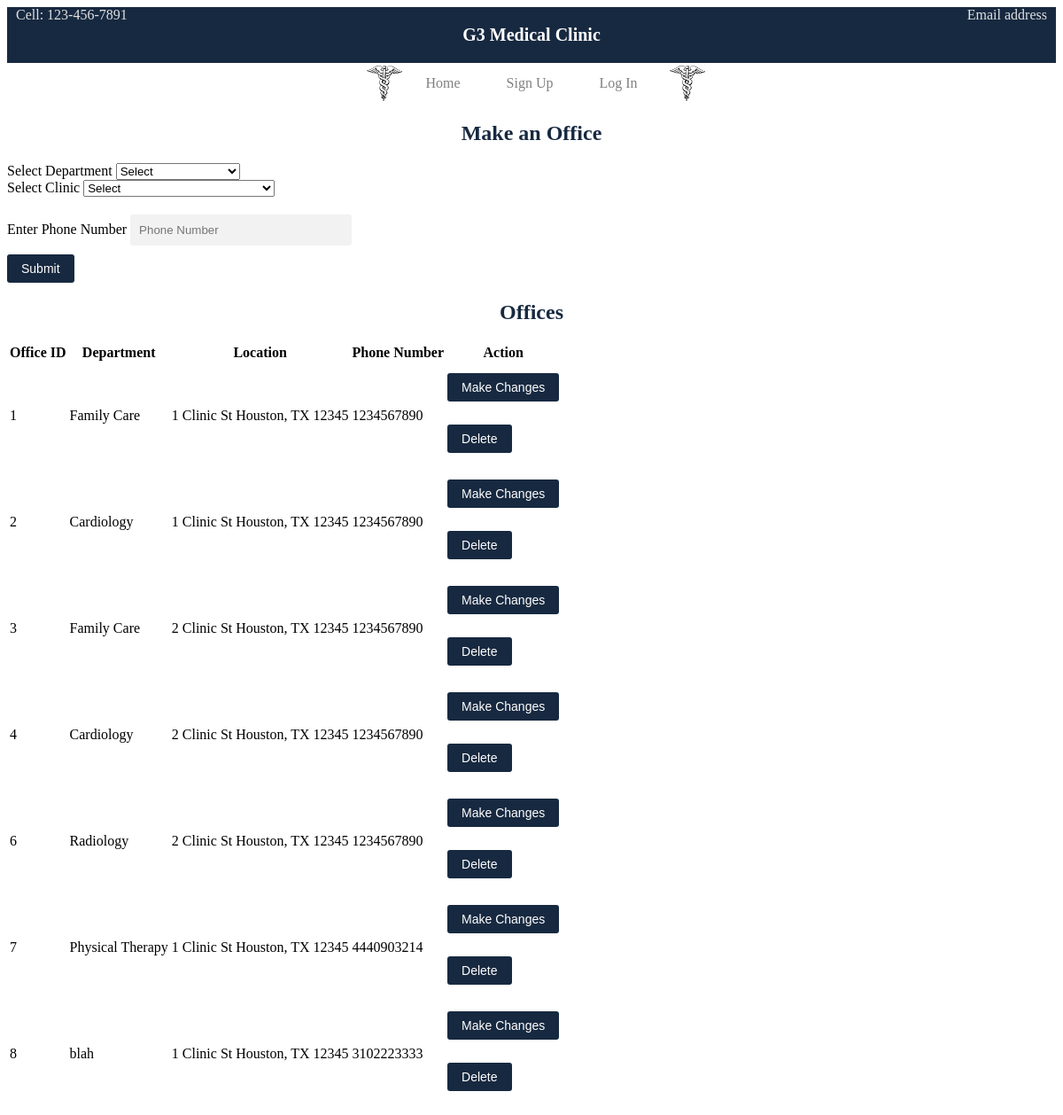
Screenshot of /office.php with the database file from the repository.
### tables this page shows
CREATE TABLE `Office` (
  `office_ID` int(11) NOT NULL,
  `dep_number` int(11) DEFAULT NULL,
  `address_ID` int(11) NOT NULL,
  `phone_number` varchar(20) NOT NULL,
  `deleted_flag` tinyint(1) NOT NULL DEFAULT 0
);

CREATE TABLE `Department` (
  `department_number` int(11) NOT NULL,
  `dep_name` varchar(45) NOT NULL,
  `deleted_flag` tinyint(1) NOT NULL DEFAULT 0
);

CREATE TABLE `Address` (
  `address_ID` int(11) NOT NULL,
  `street_address` varchar(45) NOT NULL,
  `apt_num` varchar(20) DEFAULT NULL,
  `city` varchar(20) NOT NULL,
  `state` varchar(20) NOT NULL,
  `zip_code` varchar(20) NOT NULL,
  `office_add` tinyint(1) NOT NULL DEFAULT 0,
  `deleted_flag` tinyint(1) NOT NULL DEFAULT 0
);

### includes/functions.inc.php (called while the page is built, shortened)
<?php
function viewOffices($conn) {
  $sql = "SELECT * FROM Office WHERE deleted_flag = false";
  $stmt = mysqli_stmt_init($conn);
  if (!mysqli_stmt_prepare($stmt, $sql)) {
    header("location: ../dept.php?error=viewstmtfailed");
    exit();
  }
  mysqli_stmt_execute($stmt);
  $result = mysqli_stmt_get_result($stmt);
  return $result;
}
function getDepartmentName($conn, $deptNum) {
  $sql = "SELECT dep_name FROM Department WHERE department_number = ? AND deleted_flag = false;";
  $stmt = mysqli_stmt_init($conn);
  if (!mysqli_stmt_prepare($stmt, $sql)) {
    header("location: ../dept.php?error=viewstmtfailed");
    exit();
  }
  mysqli_stmt_bind_param($stmt, "i", $deptNum);
  mysqli_stmt_execute($stmt);
  $result = mysqli_stmt_get_result($stmt);
  return $result;
}
function getAddress($conn, $addID) {
  $sql = "SELECT * FROM Address WHERE address_ID = ? AND deleted_flag = false;";
  $stmt = mysqli_stmt_init($conn);
  if (!mysqli_stmt_prepare($stmt, $sql)) {
    header("location: ../info.php?error=stmtfailed");
    exit();
  }
  mysqli_stmt_bind_param($stmt, "i", $addID);
  mysqli_stmt_execute($stmt);
  $result = mysqli_stmt_get_result($stmt);
  return $result;
}

### office.php (the view, shortened to what this page needs)
<?php
  include_once 'header.php';
?>
<div class='office-form'>
  <h2>Make an Office</h2>
  <form action='/medical-clinic/includes/office.inc.php' method='post'>
    <div class='form-element'>
    <label for='num'>Select Department</label>
      <select name='num' id='num'>
        <option>Select</option>
      <?php
        require_once 'includes/dbh.inc.php';
        require_once 'includes/functions.inc.php';
      ?>
      </select>
    </div>
    <div class='form-element'>
      <label for='address'>Select Clinic</label>
      <select name='address' id='address'>
        <option>Select</option>
      <?php
        require_once 'includes/dbh.inc.php';
        require_once 'includes/functions.inc.php';
      ?>
      </select>
    </div>
    <div class='form-element'>
      <label for='office-num'>Enter Phone Number</label>
      <input type='text' name='offnum' id='office-num' placeholder='Phone Number'/>
    </div>
    <div class='submit-btn'>
      <button type='submit' name='submit'>Submit</button>
    </div>
  </form>
</div>
<?php
  require_once 'includes/dbh.inc.php';
  require_once 'includes/functions.inc.php';
  $result = viewOffices($conn);
?>
<div>
  <h2>Offices</h2>
  <table>
    <tr>
      <th>Office ID</th>
      <th>Department</th>
      <th>Location</th>
      <th>Phone Number</th>
      <th>Action</th>
    </tr>
    <?php
      while ($row = mysqli_fetch_assoc($result)) {
        $offID = $row["office_ID"];
        $depNum = $row["dep_number"];
        $addID = $row["address_ID"];
        $phoneNum = $row["phone_number"];
    ?>
        <tr>
          <td><?php echo $offID?></td>
    <?php
      $result2 = getDepartmentName($conn, $depNum);
      $row2 = mysqli_fetch_assoc($result2);
      $result3 = getAddress($conn, $addID);
      $row3 = mysqli_fetch_assoc($result3);
    ?>
          <td><?php echo $row2["dep_name"]?></td>
          <td><?php echo $row3["street_address"].' '.$row3["city"].', '.$row3["state"].' '.$row3["zip_code"]?></td>
          <td><?php echo $phoneNum?></td>
          <td>
          <form action='/medical-clinic/updateoffice.php' method='post'>
          <div class='submit-btn'>
            <button type='submit' name='submit'>Make Changes</button>
          </div>
        </form>
          <form action='/medical-clinic/delete.php' method='post'>
          <div class='submit-btn'>
            <button type='submit' name='submit'>Delete</button>
          </div>
        </form>
          </td>
        </tr>
    <?php
      }
    ?>
  </table>
</div>
<?php
  include_once 'footer.php';
?>

### header.php (shortened to what this page needs)
<!DOCTYPE html>
<html lang="en">
<head>
</head>
<body>
  <div class='centered-div'>
    <header>
      <nav>
       <div>
        <ul class='header'>
					 <p class='cleft'>Cell: 123-456-7891</p>
					 <p class='cright'>Email address</p>
           <p class='headtitle'>G3 Medical Clinic</p>
				 </ul>
         <ul class='navigation'>
          <img src="med_logo.png" alt="company logo">
           <li><a href='index.php'>Home</a></li>
           <?php
            if (isset($_SESSION["userID"])) {
              if ($_SESSION["userRole"] === 'admin') {
                echo "<li><a href='dept.php'>Departments</a></li>";
                echo "<li><a href='clinicadd.php'>Clinics</a></li>";
                echo "<li><a href='office.php'>Offices</a></li>";
                echo "<li><a href='medicine.php'>Medicine</a></li>";
                echo "<li><a href='memp.php'>Register Employees</a></li>";
                echo "<li><a href='vemp.php'>View Employees</a></li>";
                echo "<li><a href='transactions.php'>Transactions</a></li>";
                echo "<li><a href='medrecord.php'>Medical Records</a></li>";
                echo "<li><a href='viewdoctorreports.php'>Doctor Reports</a></li>";
                echo "<li><a href='users.php'>Users</a></li>";
                echo "<li><a href='referrals.php'>Referrals</a></li>";
              }
              else if ($_SESSION["userRole"] === 'doctor') {
                echo "<li><a href='settings.php'>Settings</a></li>";
                echo "<li><a href='medrecord.php'>Medical Records</a></li>";
                echo "<li><a href='referrals.php'>Referrals</a></li>";
                echo "<li><a href='patients.php'>Patients</a></li>";
              }
              else if ($_SESSION["userRole"] === 'nurse') {
                echo "<li><a href='settings.php'>Settings</a></li>";
              }
              else if ($_SESSION["userRole"] === 'receptionist') {
                  echo "<li><a href='settings.php'>Settings</a></li>";
                  echo "<li><a href='patients.php'>Patients</a></li>";
                  echo "<li><a href='referrals.php'>Referrals</a></li>";
                  echo "<li><a href='transactions.php'>Transactions</a></li>";
                  echo "<li><a href='appointment.php'>Make an Appointment</a></li>";
              }
              else if ($_SESSION["userRole"] === 'patient') {
                echo "<li><a href='settings.php'>Settings</a></li>";
                echo "<li><a href='transactions.php'>Transactions</a></li>";
                echo "<li><a href='appointment.php'>Make an Appointment</a></li>";
                echo "<li><a href='viewmedrecord.php'>Medical Record</a></li>";
              }
              echo "<li><a href='viewappointments.php'>View Appointments</a></li>";
              echo "<li><a href='includes/logout.inc.php'>Log Out</a></li>";
            }
            else {
              echo "<li><a href='signup.php'>Sign Up</a></li>";
              echo "<li><a href='login.php'>Log In</a></li>";
            }
           ?>
           <img src="med_logo.png" alt="company logo">
          </ul>
       </div>
      </nav>
    </header>

### footer.php
  </div>
</body>
</html>

### rows the page displays
office: office_ID "1", dep_number.dep_name "Family Care", address_ID.street_address "1 Clinic St", address_ID.city "Houston", address_ID.state "TX", address_ID.zip_code "12345", phone_number "1234567890"
office: office_ID "2", dep_number.dep_name "Cardiology", address_ID.street_address "1 Clinic St", address_ID.city "Houston", address_ID.state "TX", address_ID.zip_code "12345", phone_number "1234567890"
office: office_ID "3", dep_number.dep_name "Family Care", address_ID.street_address "2 Clinic St", address_ID.city "Houston", address_ID.state "TX", address_ID.zip_code "12345", phone_number "1234567890"
office: office_ID "4", dep_number.dep_name "Cardiology", address_ID.street_address "2 Clinic St", address_ID.city "Houston", address_ID.state "TX", address_ID.zip_code "12345", phone_number "1234567890"
office: office_ID "6", dep_number.dep_name "Radiology", address_ID.street_address "2 Clinic St", address_ID.city "Houston", address_ID.state "TX", address_ID.zip_code "12345", phone_number "1234567890"
office: office_ID "7", dep_number.dep_name "Physical Therapy", address_ID.street_address "1 Clinic St", address_ID.city "Houston", address_ID.state "TX", address_ID.zip_code "12345", phone_number "4440903214"
office: office_ID "8", dep_number.dep_name "blah", address_ID.street_address "1 Clinic St", address_ID.city "Houston", address_ID.state "TX", address_ID.zip_code "12345", phone_number "3102223333"
